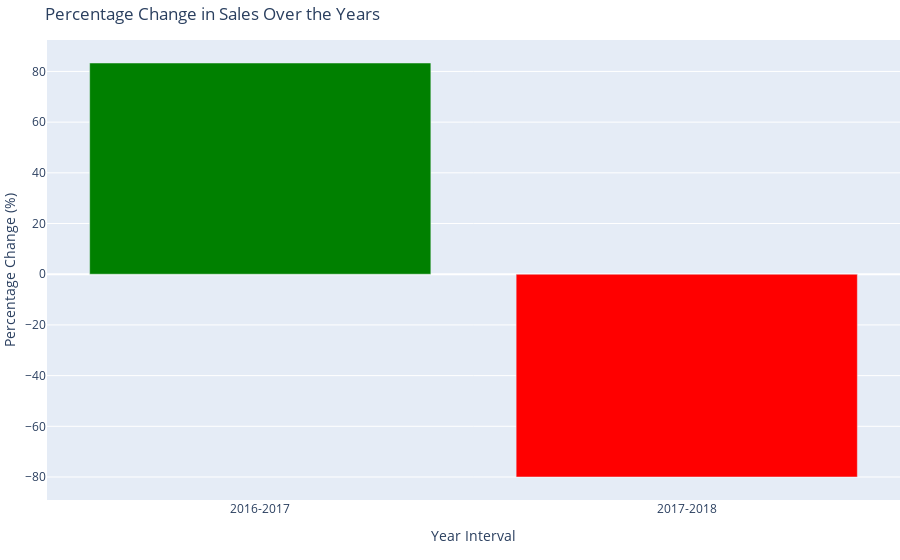

The cell this chart's notebook holds for it:
### Code cell
# Create a color column based on the 'Percentage Change' values
total_sales_per_year['Color'] = total_sales_per_year['Percentage Change'].apply(lambda x: 'green' if x >= 0 else 'red')

# Create a bar chart
fig = px.bar(total_sales_per_year, x='Year Interval', y='Percentage Change', 
             title='Percentage Change in Sales Over the Years',
             labels={'Year Interval': 'Year Interval', 'Percentage Change': 'Percentage Change (%)'},
             color='Color', color_discrete_map={'green': 'green', 'red': 'red'})

# Remove the color legend since it's not necessary
fig.update_layout(showlegend=False)

# Adjust the layout for better visualization
fig.update_layout(yaxis_title="Percentage Change (%)", xaxis_title="Year Interval",
                  margin=dict(l=0, r=0, b=60, t=40))

# Show the plot
fig.show()

### Figure 1 — Plotly figure (JSON) as saved in the notebook; plotly's stock layout.template omitted (floating-point values rounded to 4 significant figures)
{"data": [{"alignmentgroup": "True", "hovertemplate": "Color=green<br>Year Interval=%{x}<br>Percentage Change (%)=%{y}<extra></extra>", "legendgroup": "green", "marker": {"color": "green", "pattern": {"shape": ""}}, "name": "green", "offsetgroup": "green", "orientation": "v", "showlegend": true, "textposition": "auto", "type": "bar", "x": ["2016-2017"], "xaxis": "x", "y": [83.33], "yaxis": "y"}, {"alignmentgroup": "True", "hovertemplate": "Color=red<br>Year Interval=%{x}<br>Percentage Change (%)=%{y}<extra></extra>", "legendgroup": "red", "marker": {"color": "red", "pattern": {"shape": ""}}, "name": "red", "offsetgroup": "red", "orientation": "v", "showlegend": true, "textposition": "auto", "type": "bar", "x": ["2017-2018"], "xaxis": "x", "y": [-80], "yaxis": "y"}], "layout": {"barmode": "relative", "legend": {"title": {"text": "Color"}, "tracegroupgap": 0}, "margin": {"b": 60, "l": 0, "r": 0, "t": 40}, "showlegend": false, "title": {"text": "Percentage Change in Sales Over the Years"}, "xaxis": {"anchor": "y", "domain": [0, 1], "title": {"text": "Year Interval"}}, "yaxis": {"anchor": "x", "domain": [0, 1], "title": {"text": "Percentage Change (%)"}}}}
